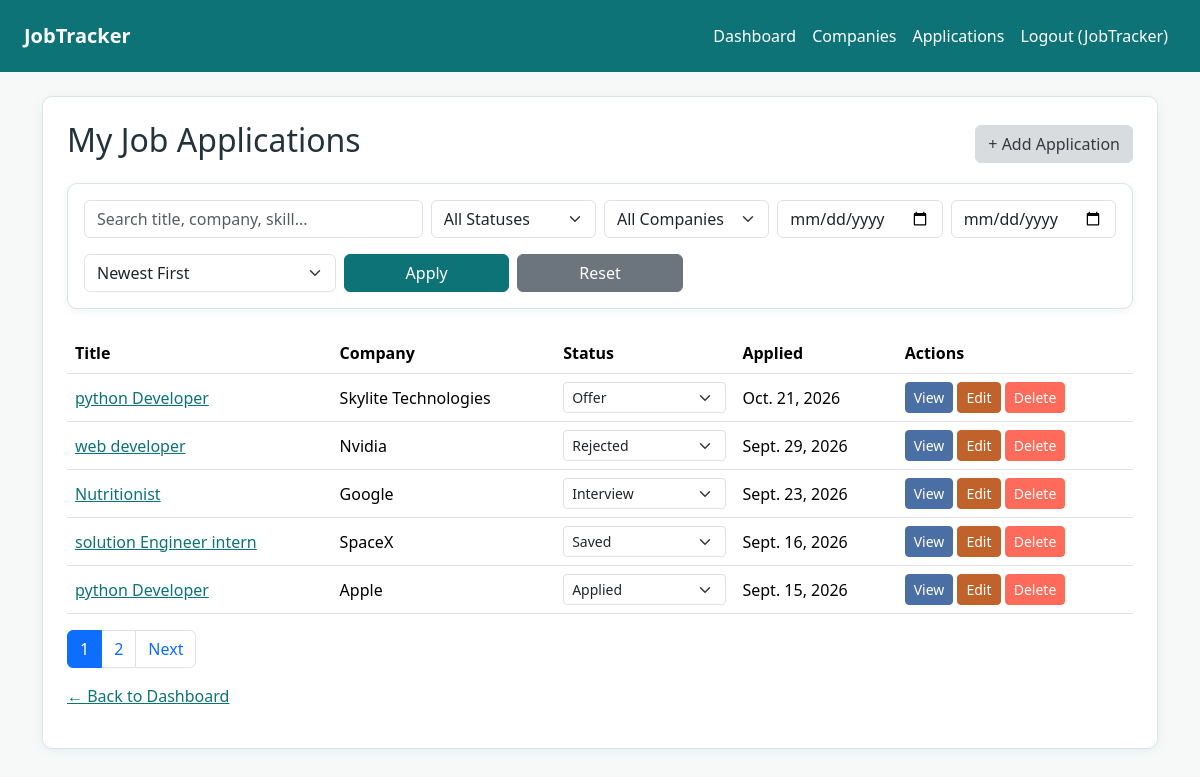
The page /applications/ (signed in) on the database its author committed.
### tracker/models.py (models this page shows, shortened)
class JobApplication(models.Model):
    class Status(models.TextChoices):
        SAVED = "Saved", "Saved"
        APPLIED = "Applied", "Applied"
        SCREENING = "Screening", "Screening"
        INTERVIEW = "Interview", "Interview"
        OFFER = "Offer", "Offer"
        REJECTED = "Rejected", "Rejected"
        WITHDRAWN = "Withdrawn", "Withdrawn"
    user = models.ForeignKey(
        settings.AUTH_USER_MODEL,
        on_delete=models.CASCADE,
        related_name="job_applications"
    )
    company = models.ForeignKey(
        Company,
        on_delete=models.PROTECT,
        related_name="applications"
    )
    job_title = models.CharField(max_length=200)
    job_url = models.URLField(blank=True)
    location = models.CharField(max_length=200, blank=True)
    salary_min = models.DecimalField(
        max_digits=12,
        decimal_places=2,
        null=True,
        blank=True
    )
    salary_max = models.DecimalField(
        max_digits=12,
        decimal_places=2,
        null=True,
        blank=True
    )
    skills = models.ManyToManyField(
        Skill,
        blank=True,
        related_name="applications"
    )
    application_date = models.DateField()
    status = models.CharField(
        max_length=20,
        choices=Status.choices,
        default=Status.SAVED
    )
    notes = models.TextField(blank=True)
    created_at = models.DateTimeField(auto_now_add=True)
    updated_at = models.DateTimeField(auto_now=True)
    class Meta:
        ordering = ["-application_date", "-created_at"]
        indexes = [
            models.Index(fields=["user", "status"]),
            models.Index(fields=["user", "application_date"]),
            models.Index(fields=["company", "application_date"]),
        ]

class Company(models.Model):
    user = models.ForeignKey(
        settings.AUTH_USER_MODEL,
        on_delete=models.CASCADE,
        related_name="companies"
    )
    name = models.CharField(max_length=200)
    website = models.URLField(blank=True)
    industry = models.CharField(max_length=100, blank=True)
    location = models.CharField(max_length=200, blank=True)
    created_at = models.DateTimeField(auto_now_add=True)
    updated_at = models.DateTimeField(auto_now=True)
    class Meta:
        ordering = ["name"]
        constraints = [
            models.UniqueConstraint(
                fields=["user", "name"],
                name="unique_company_per_user"
            )
        ]
        indexes = [
            models.Index(fields=["user", "name"]),
        ]

### tracker/views.py (the view)
# urls.py: path("applications/", views.application_list, name="application_list"),
@login_required
def application_list(request):
    applications = JobApplication.objects.filter(user=request.user).select_related("company")
    search_query = request.GET.get("q", "").strip()
    if search_query:
        applications = applications.filter(
            Q(job_title__icontains=search_query) |
            Q(company__name__icontains=search_query) |
            Q(skills__name__icontains=search_query)
        ).distinct()
    status_filter = request.GET.get("status", "")
    if status_filter:
        applications = applications.filter(status=status_filter)
    company_filter = request.GET.get("company", "")
    if company_filter:
        applications = applications.filter(company__id=company_filter)
    date_from = request.GET.get("date_from", "")
    date_to = request.GET.get("date_to", "")
    if date_from:
        applications = applications.filter(application_date__gte=date_from)
    if date_to:
        applications = applications.filter(application_date__lte=date_to)
    sort_by = request.GET.get("sort", "newest")
    sort_map = {
        "newest": "-application_date",
        "oldest": "application_date",
        "company": "company__name",
    }
    applications = applications.order_by(sort_map.get(sort_by, "-application_date"))
    paginator = Paginator(applications, 5)
    page_number = request.GET.get("page")
    page_obj = paginator.get_page(page_number)
    context = {
        "page_obj": page_obj,
        "companies": Company.objects.filter(user=request.user),
        "search_query": search_query,
        "status_filter": status_filter,
        "company_filter": company_filter,
        "date_from": date_from,
        "date_to": date_to,
        "sort_by": sort_by,
        "status_choices": JobApplication.Status.choices,
    }
    return render(request, "tracker/application_list.html", context)

### tracker/templates/tracker/application_list.html (shortened to what this page needs)
{% extends 'tracker/base.html' %}
{% block content %}
<div class="d-flex justify-content-between align-items-center mb-3">
    <h2>My Job Applications</h2>
    <a href="{% url 'application_create' %}" class="btn btn-silver">+ Add Application</a>
</div>
<form method="get" class="card-tracker p-3 mb-4">
    <div class="row g-2">
        <div class="col-md-4">
            <input type="text" name="q" class="form-control" placeholder="Search title, company, skill..." value="{{ search_query }}">
        </div>
        <div class="col-md-2">
            <select name="status" class="form-select">
                <option value="">All Statuses</option>
            </select>
        </div>
        <div class="col-md-2">
            <select name="company" class="form-select">
                <option value="">All Companies</option>
            </select>
        </div>
        <div class="col-md-2">
            <input type="date" name="date_from" class="form-control" value="{{ date_from }}" title="From date">
        </div>
        <div class="col-md-2">
            <input type="date" name="date_to" class="form-control" value="{{ date_to }}" title="To date">
        </div>
    </div>
    <div class="row g-2 mt-2">
        <div class="col-md-3">
            <select name="sort" class="form-select">
                <option value="newest" {% if sort_by == "newest" %}selected{% endif %}>Newest First</option>
            </select>
        </div>
        <div class="col-md-2">
            <button type="submit" class="btn btn-primary w-100">Apply</button>
        </div>
        <div class="col-md-2">
            <a href="{% url 'application_list' %}" class="btn btn-secondary w-100">Reset</a>
        </div>
    </div>
</form>
<table class="table table-hover align-middle">
    <thead>
        <tr><th>Title</th><th>Company</th><th>Status</th><th>Applied</th><th>Actions</th></tr>
    </thead>
    <tbody>
    {% for app in page_obj %}
    <tr>
        <td><a href="{% url 'application_detail' app.pk %}">{{ app.job_title }}</a></td>
        <td>{{ app.company.name }}</td>
        <td>
            <select class="form-select form-select-sm status-select"
                    data-url="{% url 'update_status_ajax' app.pk %}"
                    data-current="{{ app.status }}">
                {% for value, label in status_choices %}
                    <option value="{{ value }}" {% if app.status == value %}selected{% endif %}>{{ label }}</option>
                {% endfor %}
            </select>
        </td>
        <td>{{ app.application_date }}</td>
        <td>
            <a href="{% url 'application_detail' app.pk %}" class="btn btn-sm btn-steel">View</a>
            <a href="{% url 'application_update' app.pk %}" class="btn btn-sm btn-rust">Edit</a>
            <a href="#"
               class="btn btn-sm btn-accent"
               data-bs-toggle="modal"
               data-bs-target="#deleteModal"
               data-name="{{ app.job_title }}"
               data-url="{% url 'application_delete' app.pk %}">
               Delete
            </a>
        </td>
    </tr>
    {% empty %}
    <tr><td colspan="5" class="text-muted">No applications match your search/filter.</td></tr>
    {% endfor %}
    </tbody>
</table>
{% if page_obj.has_other_pages %}
<nav>
    <ul class="pagination">
        {% for num in page_obj.paginator.page_range %}
            <li class="page-item {% if page_obj.number == num %}active{% endif %}">
                <a class="page-link" href="?page={{ num }}&q={{ search_query }}&status={{ status_filter }}&sort={{ sort_by }}">{{ num }}</a>
            </li>
        {% endfor %}
        {% if page_obj.has_next %}
            <li class="page-item"><a class="page-link" href="?page={{ page_obj.next_page_number }}&q={{ search_query }}&status={{ status_filter }}&sort={{ sort_by }}">Next</a></li>
        {% endif %}
    </ul>
</nav>
{% endif %}
<p class="mt-3"><a href="{% url 'dashboard' %}">← Back to Dashboard</a></p>
{% endblock %}

### tracker/templates/tracker/base.html (shortened to what this page needs)
{% load static %}
<!DOCTYPE html>
<html lang="en">
<head>
    <link href="https://cdn.jsdelivr.net/npm/bootstrap@5.3.3/dist/css/bootstrap.min.css" rel="stylesheet">
</head>
<body>
    <nav class="navbar navbar-expand-lg navbar-tracker px-4 py-3 mb-4">
        <a class="navbar-brand fw-bold" href="{% if user.is_authenticated %}{% url 'dashboard' %}{% else %}{% url 'login' %}{% endif %}">
            JobTracker
        </a>
        <div class="collapse navbar-collapse justify-content-end">
            <ul class="navbar-nav">
                {% if user.is_authenticated %}
                    <li class="nav-item"><a class="nav-link" href="{% url 'dashboard' %}">Dashboard</a></li>
                    <li class="nav-item"><a class="nav-link" href="{% url 'company_list' %}">Companies</a></li>
                    <li class="nav-item"><a class="nav-link" href="{% url 'application_list' %}">Applications</a></li>
                    <li class="nav-item">
                        <form method="post" action="{% url 'logout' %}" class="d-inline">
                            <button type="submit" class="nav-link" style="background: none; border: none; color: #fff; cursor: pointer;">
                                Logout ({{ user.username }})
                            </button>
                        </form>
                    </li>
                {% else %}
                    <li class="nav-item"><a class="nav-link" href="{% url 'login' %}">Login</a></li>
                    <li class="nav-item"><a class="nav-link" href="{% url 'register' %}">Register</a></li>
                {% endif %}
            </ul>
        </div>
    </nav>
    <div class="container">
        <div class="card-tracker p-4 mb-4">
            {% block content %}{% endblock %}
        </div>
    </div>
</body>
</html>

### tracker/templates/tracker/base.html (style rules this page uses)
:root { --teal: #0d7377; --teal-dark: #0a5c60; --coral: #ff6b5b; --coral-dark: #e8523f; --rust: #c1622d; --rust-dark: #a34f22; --dusty-rose: #c98a8a; --dusty-rose-dark: #b06f6f; --bg: #f7f9f9; --text: #22333b; --border: #d9e4e3; }
body { background-color: var(--bg); color: var(--text); font-family: 'Segoe UI', Arial, sans-serif; }
.navbar-tracker { background-color: var(--teal); }
.navbar-tracker .navbar-brand, .navbar-tracker .nav-link { color: #ffffff !important; }
.btn-primary { background-color: var(--teal); border-color: var(--teal); }
.btn-accent { background-color: var(--coral); border-color: var(--coral); color: #fff; }
.btn-rust { background-color: var(--rust); border-color: var(--rust); color: #fff; }
.btn-silver { background-color: #d8dcdf; border-color: #d8dcdf; color: #33393e; }
.btn-steel { background-color: #4a6fa5; border-color: #4a6fa5; color: #fff; }
.card-tracker { background: #ffffff; border: 1px solid var(--border); border-radius: 10px; box-shadow: 0 2px 8px rgba(13, 115, 119, 0.08); }
a { color: var(--teal); }

### rows shown on the page
JobApplication: job_title "python Developer", company.name "Skylite Technologies", status+id "Offer", application_date "Oct. 21, 2026"
JobApplication: job_title "web developer", company.name "Nvidia", status+id "Rejected", application_date "Sept. 29, 2026"
JobApplication: job_title "Nutritionist", company.name "Google", status+id "Interview", application_date "Sept. 23, 2026"
JobApplication: job_title "solution Engineer intern", company.name "SpaceX", status+id "Saved", application_date "Sept. 16, 2026"
JobApplication: job_title "python Developer", company.name "Apple", status+id "Applied", application_date "Sept. 15, 2026"

### other values the page prints
{{ user.username }} "JobTracker"
{{ num }} "1" "2"
